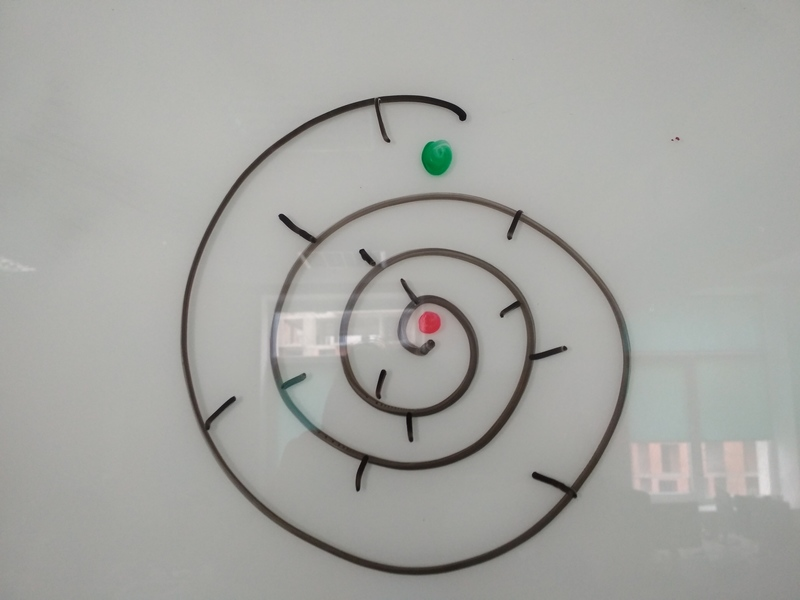
#> input picture imgs/cirspiral.jpg, 800 x 600 px, given in place of simple.jpg, which was not available
$ python preprocesser.py
#> lines starting #> are read from the running program, lines starting #| are printed output that depends on the picture; pictures that were not available may be replaced by others from this repository, and a replacement may not be noted
import cv2 as cv

IMG_PATH = '../../imgs/{}.jpg'

img = cv.imread(IMG_PATH.format('simple'))
#> img is the input picture: shape (600, 800, 3); mean B, G, R 161.8, 165.6, 165.2

img += 64
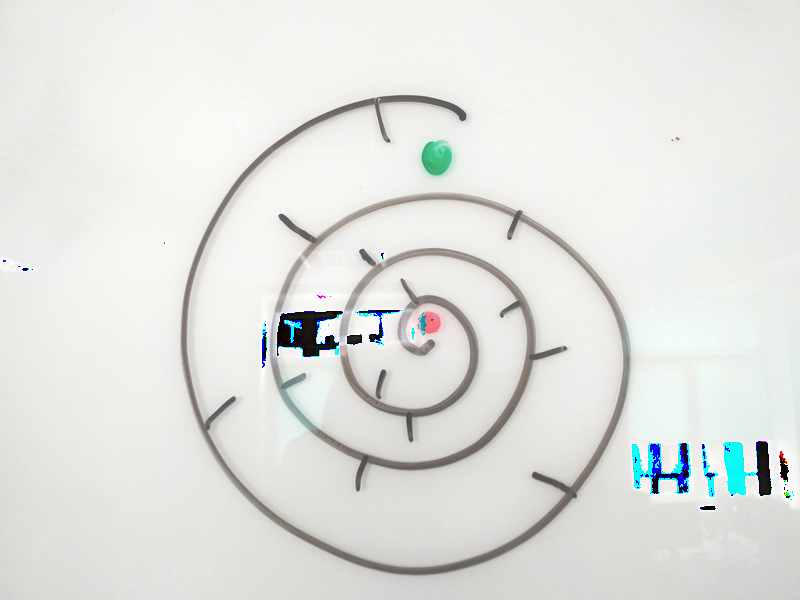
#> img: shape (600, 800, 3); mean B, G, R 224.1, 227.4, 225.6
img = img / 1.5
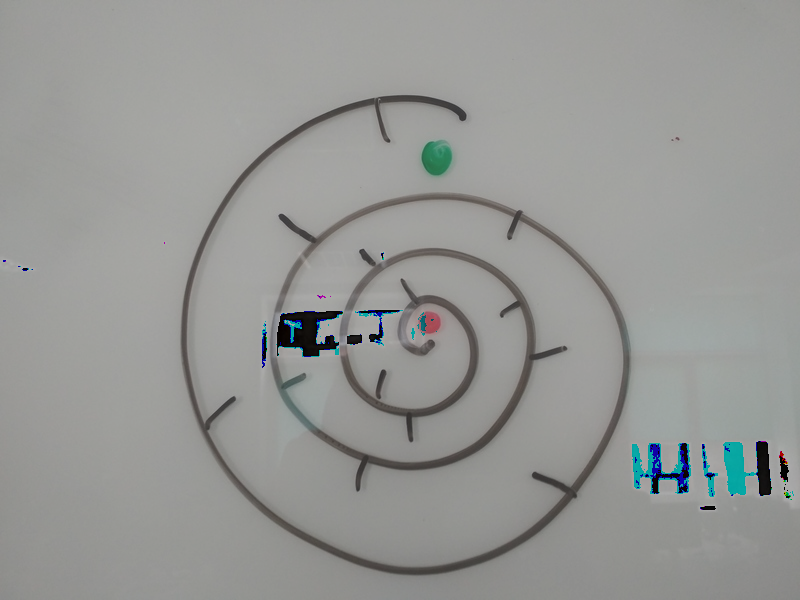
#> img: shape (600, 800, 3) float64; mean B, G, R 149.4, 151.6, 150.4
cv.imshow("Image", img)
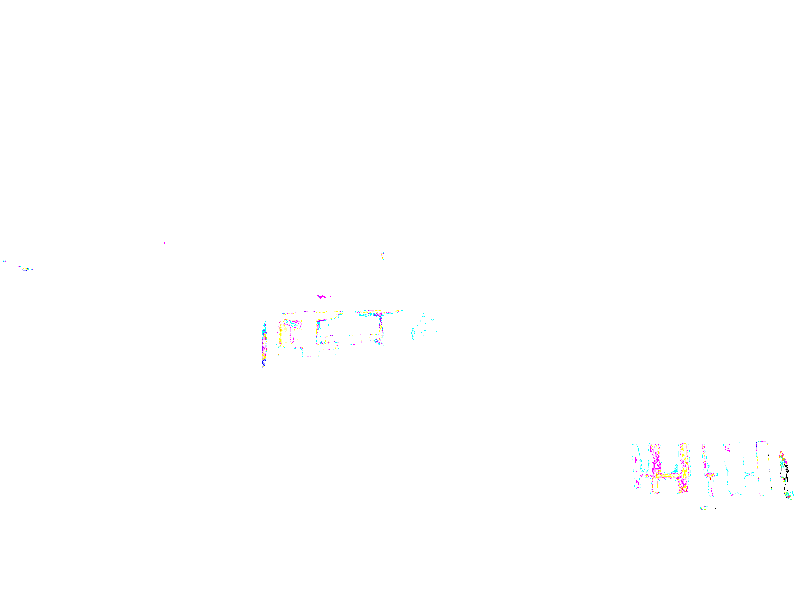
#> window 'Image': shape (600, 800, 3); mean B, G, R 254.8, 254.7, 254.7
cv.waitKey(0)
cv.destroyAllWindows()

$ run again, on imgs/diff2.jpg
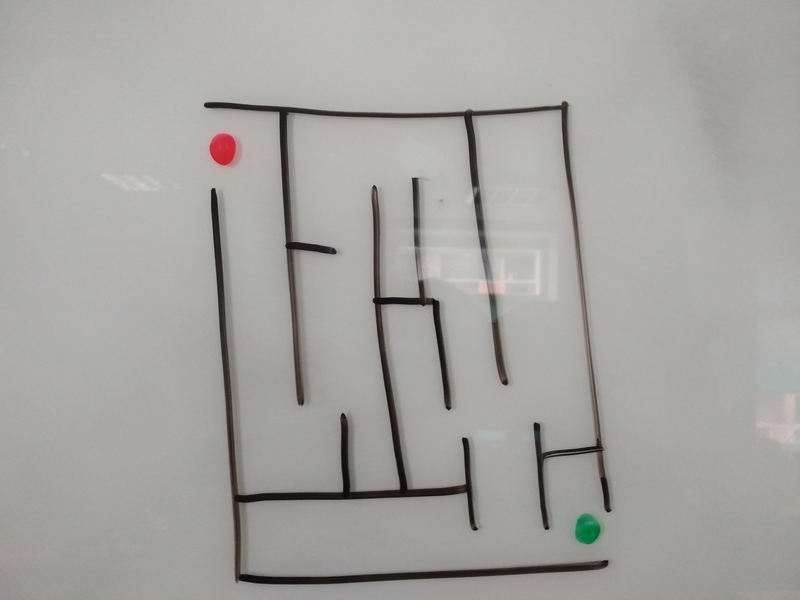
#> input picture imgs/diff2.jpg, 800 x 600 px, given in place of simple.jpg, which was not available
#> img is the input picture: shape (600, 800, 3); mean B, G, R 160.6, 163.5, 165.2
#> `img += 64`:
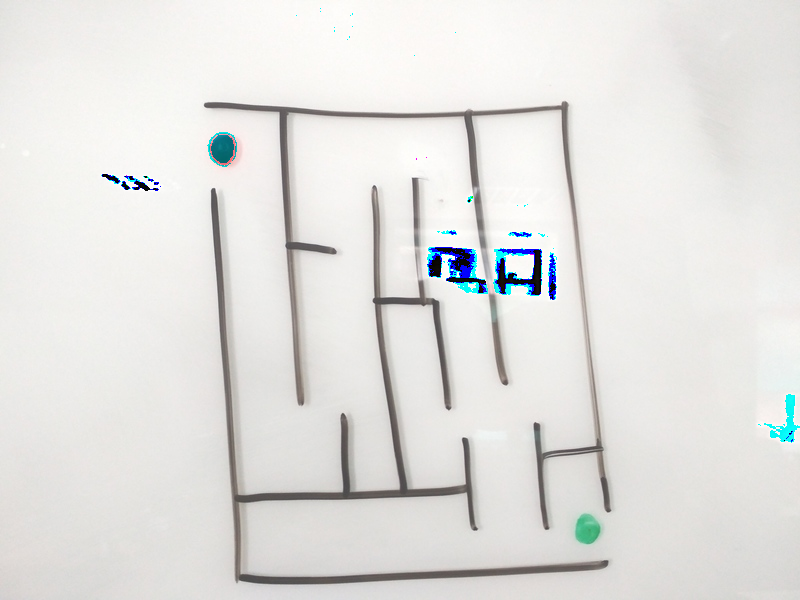
#> img: shape (600, 800, 3); mean B, G, R 223.8, 226, 226.4
#> `cv.imshow("Image", img)`:
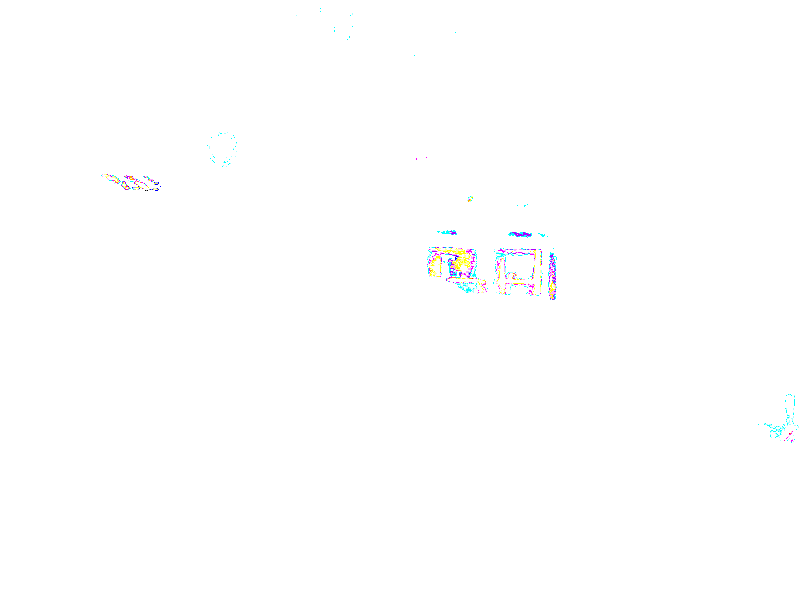
#> window 'Image': shape (600, 800, 3); mean B, G, R 254.7, 254.7, 254.6
